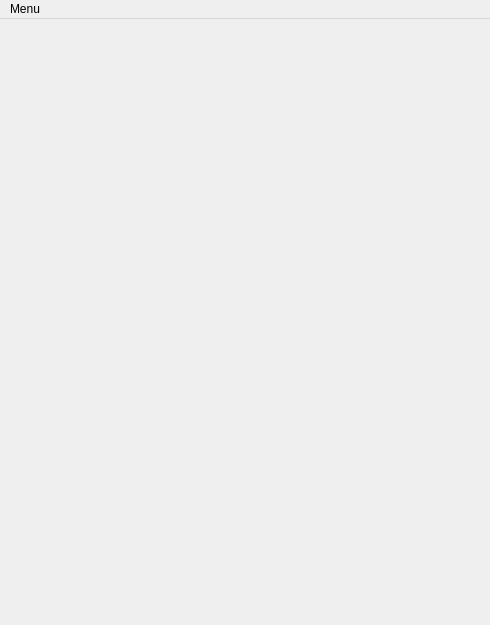
<?xml version="1.0" encoding="UTF-8"?>
<ui version="4.0">
 <class>MainWindow</class>
 <widget class="QMainWindow" name="MainWindow">
  <property name="geometry">
   <rect>
    <x>0</x>
    <y>0</y>
    <width>490</width>
    <height>625</height>
   </rect>
  </property>
  <property name="sizePolicy">
   <sizepolicy hsizetype="Preferred" vsizetype="Preferred">
    <horstretch>0</horstretch>
    <verstretch>0</verstretch>
   </sizepolicy>
  </property>
  <property name="windowTitle">
   <string>Server</string>
  </property>
  <widget class="DrawWidget" name="centralWidget">
   <property name="sizePolicy">
    <sizepolicy hsizetype="Fixed" vsizetype="Fixed">
     <horstretch>0</horstretch>
     <verstretch>0</verstretch>
    </sizepolicy>
   </property>
  </widget>
  <widget class="QMenuBar" name="menuBar">
   <property name="geometry">
    <rect>
     <x>0</x>
     <y>0</y>
     <width>490</width>
     <height>25</height>
    </rect>
   </property>
   <property name="sizePolicy">
    <sizepolicy hsizetype="Preferred" vsizetype="Preferred">
     <horstretch>0</horstretch>
     <verstretch>0</verstretch>
    </sizepolicy>
   </property>
   <widget class="QMenu" name="menuMenu">
    <property name="title">
     <string>Menu</string>
    </property>
    <addaction name="actionAbout"/>
   </widget>
   <addaction name="menuMenu"/>
  </widget>
  <action name="actionAbout">
   <property name="text">
    <string>About</string>
   </property>
  </action>
 </widget>
 <layoutdefault spacing="6" margin="11"/>
 <customwidgets>
  <customwidget>
   <class>DrawWidget</class>
   <extends>QWidget</extends>
   <header location="global">drawwidget.h</header>
   <container>1</container>
  </customwidget>
 </customwidgets>
 <resources/>
 <connections/>
</ui>
